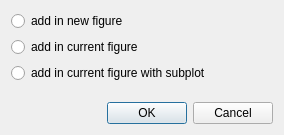
<?xml version="1.0" encoding="UTF-8"?>
<ui version="4.0">
 <class>SAAddCurveTypeDialog</class>
 <widget class="QDialog" name="SAAddCurveTypeDialog">
  <property name="geometry">
   <rect>
    <x>0</x>
    <y>0</y>
    <width>284</width>
    <height>135</height>
   </rect>
  </property>
  <property name="windowTitle">
   <string>Dialog</string>
  </property>
  <layout class="QVBoxLayout" name="verticalLayout">
   <item>
    <widget class="QRadioButton" name="radioButtonNewFig">
     <property name="text">
      <string>add in new figure</string>
     </property>
    </widget>
   </item>
   <item>
    <widget class="QRadioButton" name="radioButtonCurFig">
     <property name="text">
      <string>add in current figure</string>
     </property>
    </widget>
   </item>
   <item>
    <widget class="QRadioButton" name="radioButtonCurFigInSubplot">
     <property name="text">
      <string>add in current figure with subplot</string>
     </property>
    </widget>
   </item>
   <item>
    <spacer name="verticalSpacer">
     <property name="orientation">
      <enum>Qt::Vertical</enum>
     </property>
     <property name="sizeHint" stdset="0">
      <size>
       <width>20</width>
       <height>40</height>
      </size>
     </property>
    </spacer>
   </item>
   <item>
    <widget class="QDialogButtonBox" name="buttonBox">
     <property name="standardButtons">
      <set>QDialogButtonBox::Cancel|QDialogButtonBox::Ok</set>
     </property>
    </widget>
   </item>
  </layout>
 </widget>
 <resources/>
 <connections>
  <connection>
   <sender>buttonBox</sender>
   <signal>accepted()</signal>
   <receiver>SAAddCurveTypeDialog</receiver>
   <slot>accept()</slot>
   <hints>
    <hint type="sourcelabel">
     <x>152</x>
     <y>109</y>
    </hint>
    <hint type="destinationlabel">
     <x>55</x>
     <y>82</y>
    </hint>
   </hints>
  </connection>
  <connection>
   <sender>buttonBox</sender>
   <signal>rejected()</signal>
   <receiver>SAAddCurveTypeDialog</receiver>
   <slot>reject()</slot>
   <hints>
    <hint type="sourcelabel">
     <x>176</x>
     <y>115</y>
    </hint>
    <hint type="destinationlabel">
     <x>224</x>
     <y>83</y>
    </hint>
   </hints>
  </connection>
 </connections>
</ui>
